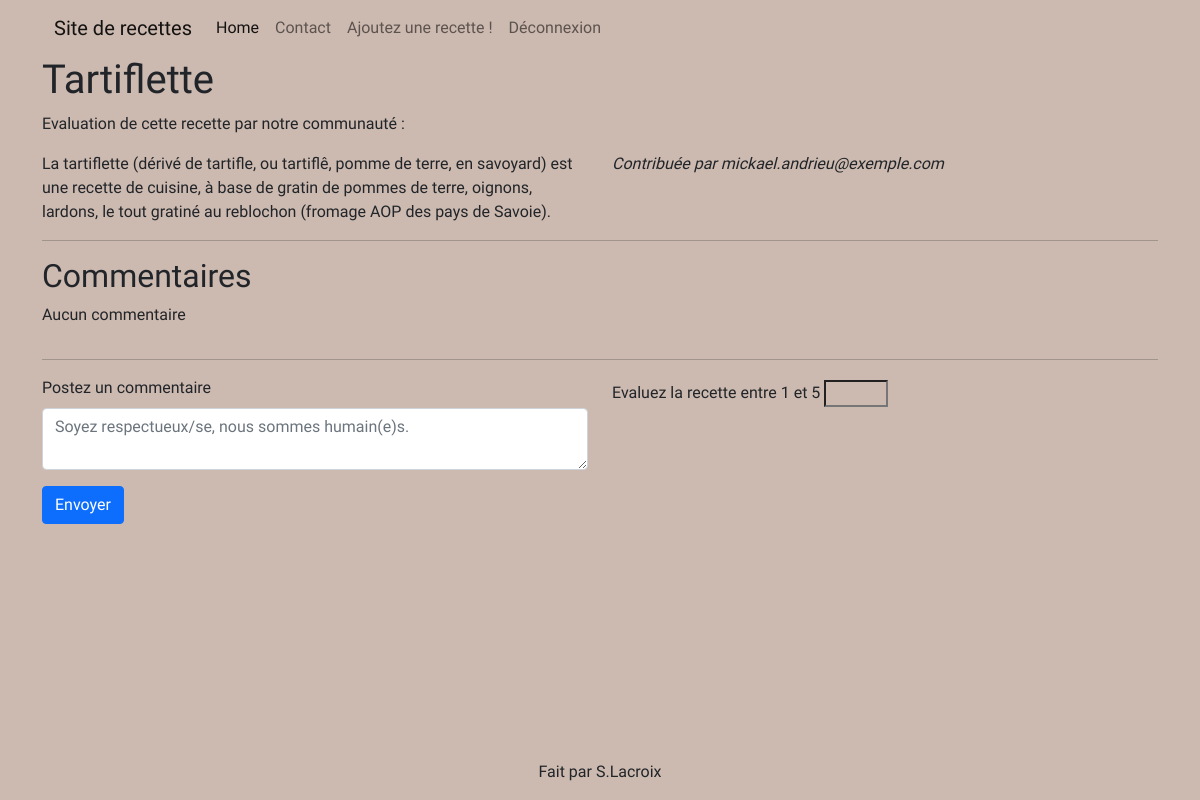
/read_recipe.php?id=11 (signed in), run on the app's committed database.
### tables this page shows
CREATE TABLE `recipes` (
  `recipe_id` int NOT NULL AUTO_INCREMENT,
  `title` varchar(128) NOT NULL,
  `recipe` text NOT NULL,
  `is_enabled` tinyint(1) NOT NULL,
  `author` varchar(512) NOT NULL,
  PRIMARY KEY (`recipe_id`)
);

### read_recipe.php (the view, shortened to what this page needs)
<?php
require_once(__DIR__ . '/databaseconnect.php');
$getData = $_GET;
$retrieveRecipeWithCommentsStatement = $mysqlClient->prepare('SELECT r.*, c.comment_id, c.comment, c.user_id, u.full_name, DATE_FORMAT(c.created_at, "%d/%m/%Y") as comment_date FROM recipes r
LEFT JOIN comments c on c.recipe_id = r.recipe_id
LEFT JOIN users u ON u.user_id = c.user_id
WHERE r.recipe_id = :id ORDER BY comment_date DESC');
$retrieveRecipeWithCommentsStatement->execute([
    'id' => (int)$getData['id'],
]);
$recipeWithComments = $retrieveRecipeWithCommentsStatement->fetchAll(PDO::FETCH_ASSOC);
$retrieveAverageReview = $mysqlClient->prepare('SELECT ROUND(AVG(c.review),1) as rating FROM recipes r LEFT JOIN comments c on r.recipe_id=c.recipe_id WHERE r.recipe_id= :id');
$retrieveAverageReview->execute([
    'id'=>(int)$getData['id'],
]);
$averageRating= $retrieveAverageReview->fetch();
$recipe = [
    'recipe_id' => $recipeWithComments[0]['recipe_id'],
    'title' => $recipeWithComments[0]['title'],
    'recipe' => $recipeWithComments[0]['recipe'],
    'author' => $recipeWithComments[0]['author'],
    'rating'=> $averageRating['rating'],
    'comments' => [],
];
?>
<!DOCTYPE html>
<html>
<head>
    <link
        href="https://cdn.jsdelivr.net/npm/bootstrap@5.0.2/dist/css/bootstrap.min.css"
        rel="stylesheet"
    >
    <link rel="stylesheet" href="./style.css">
</head>
<body class="d-flex flex-column min-vh-100">
    <div class="container">
        <?php require_once(__DIR__ . '/header.php'); ?>
        <h1><?php echo($recipe['title']); ?></h1>
        <p>Evaluation de cette recette par notre communauté : <?php echo($recipe['rating']);?> </p>
        <div class="row">
            <article class="col">
                <?php echo($recipe['recipe']); ?>
            </article>
            <aside class="col">
                <p><i>Contribuée par <?php echo($recipe['author']); ?></i></p>
            </aside>
        </div>
        <hr />
        <h2>Commentaires</h2>
        <?php if ($recipe['comments'] !== []) : ?>
        <div class="row">
            <?php foreach ($recipe['comments'] as $comment) : ?>
                <div class="comment">
                    <p><?php echo $comment['comment']; ?></p>
                    <i>(<?php echo $comment['full_name']; ?>)</i>
                    <i><?php echo $comment['created_at']; ?> </i>
                </div>
            <?php endforeach; ?>
        </div>
        <?php else : ?>
        <div class="row">
            <p>Aucun commentaire</p>
        </div>
        <?php endif; ?>
        <hr />
        <?php if (isset($_SESSION['LOGGED_USER'])) : ?>
            <div class="row">
                <article class="col">
                    <?php require_once(__DIR__ . '/comments_create.php'); ?>
                </article>
            </div>
        <?php endif; ?>
    </div>
    <?php require_once(__DIR__ . '/footer.php'); ?>
</body>
</html>

### style.css (style rules this page uses)
body { background-color: rgb(204, 185, 175); font-family: 'Shadows Into Light', cursive; }
div { background-color: rgb(204, 185, 175); }

### data on the page
recipes: title "Tartiflette", recipe "La tartiflette (dérivé de tartifle, ou tartiflê, pomme de terre, en savoyard) est une recette de cuisine, à base de gratin de pommes de terre, oignons, lardons, le tout gratiné au reblochon (fromage AOP des pays de Savoie).", author "mickael.andrieu@exemple.com"
